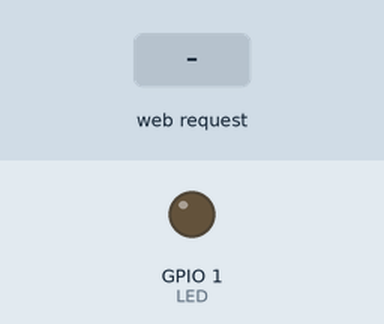
This sketch was run on a simulated ESP32. Shown: output pins drawn as LEDs (lit = HIGH). Inputs (shaded band) come from the test bench. WiFi joins after 1.5 s; servers stay silent unless stated; what the sketch prints to the serial monitor is not drawn.

Above: at 2.7 s.
2.8 s: HTTP request GET /update?output=1&state=1 received
At 3.5 s:
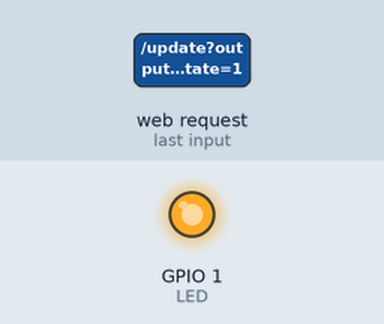
4.3 s: HTTP request GET /update received
Timing chart, 0 to 7.3 s (numbered marks = the images above; inputs shaded):
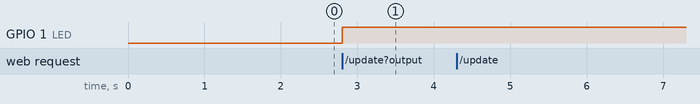

The sketch:

toogle_lamp.ino
```cpp
#include<WiFi.h>
#include<AsyncTCP.h>
#include<ESPAsyncWebServer.h>
#define LED 1

char *ssid = "bayar";
char *password = "qwertyuiop";

AsyncWebServer server(80);

const char *index_html = R"rawliteral(
 <html>
 <body>
 <h1>ESP32 Web Server</h2>
 %BUTTON_PLACEHOLDER%
 <script>
   function toggle(e) {
     var xhr = new XMLHttpRequest();
     if (e.checked) {
       xhr.open("GET", "/update?output=" + e.id + "&state=1", true);
     } else {
       xhr.open("GET", "/update?output=" + e.id + "&state=0", true);
     }
     xhr.send();
   }
 </script>
 </body>
 </html>
)rawliteral";

String processor(const String &var) {
 if (var == "BUTTON_PLACEHOLDER") {
   String buttons = "";
   buttons += "<h4>Toggle <input type=\"checkbox\" id=\"1\" onchange=\"toggle(this)\"" + outputState(LED) + " /></h4>";
   return buttons;
 }
 return String();
}

String outputState(int output) {
 if (digitalRead(output)) {
   return "checked";
 } else {
   return "";
 }
}

void initConnection() {
 Serial.print("Connecting to ");
 Serial.println(ssid);
 WiFi.begin(ssid, password);
 while(WiFi.status() != WL_CONNECTED) {
   delay(500);
   Serial.print(".");
 }

 Serial.println("");
 Serial.print("Established Connection: ");
 Serial.println(WiFi.localIP());

 server.begin();
}

void handleRoot(AsyncWebServerRequest *request) {
 request->send_P(200, "text/html", index_html, processor);
}

void handleToggle(AsyncWebServerRequest *request) {
 String msgIn1 = "No Message", msgIn2 = "No Message";
 if (request->hasParam("output") && request->hasParam("state")) {
   msgIn1 = request->getParam("output")->value();
   msgIn2 = request->getParam("state")->value();
   digitalWrite(msgIn1.toInt(), msgIn2.toInt());
 }

 Serial.print("PIN: ");
 Serial.println(msgIn1);
 Serial.print("State: ");
 Serial.println(msgIn2);
 request->send(200, "text/html", "OK");
}

void setupRoute() {
 server.on("/", HTTP_GET, handleRoot);
 server.on("/update", HTTP_GET, handleToggle);
}

void setup() {
 Serial.begin(9600);
 pinMode(LED, OUTPUT);
 initConnection();
 setupRoute();
}

void loop() {
 // nothing here
}

// #include <WiFi.h>
// #include <AsyncTCP.h>
// #include <ESPAsyncWebServer.h>

// #define LED 1

// char *ssid = "bayar";
// char *password = "qwertyuiop";

// AsyncWebServer server(80);

// const char *index_html = R"rawliteral(
// <html>
// <body>
// <h1>ESP32 Web Server</h1>
// %BUTTON_PLACEHOLDER%
// <script>
//   function toggle(e) {
//     var xhr = new XMLHttpRequest();
//     if (e.checked) {
//       xhr.open("GET", "/update?output=" + e.id + "&state=1", true);
//     } else {
//       xhr.open("GET", "/update?output=" + e.id + "&state=0", true);
//     }
//     xhr.send();
//   }
// </script>
// </body>
// </html>
// )rawliteral";

// String processor(const String &var) {
//   if (var == "BUTTON_PLACEHOLDER") {
//     String buttons = "";
//     // Jika ID LED adalah 1, maka atur statusnya menjadi checked untuk menyala
//     if (LED == 1) {
//       buttons += "<h4>Toggle <input type=\"checkbox\" id=\"1\" onchange=\"toggle(this)\" checked /></h4>";
//     } else {
//       buttons += "<h4>Toggle <input type=\"checkbox\" id=\"1\" onchange=\"toggle(this)\"" + outputState(LED) + " /></h4>";
//     }
//     return buttons;
//   }
//   return String();
// }

// String outputState(int output) {
//   if (digitalRead(output)) {
//     return "checked";
//   } else {
//     return "";
//   }
// }

// void initConnection() {
//   Serial.print("Connecting to ");
//   Serial.println(ssid);
//   WiFi.begin(ssid, password);
//   while(WiFi.status() != WL_CONNECTED) {
//     delay(500);
//     Serial.print(".");
//   }
//   Serial.println("");
//   Serial.print("Established Connection: ");
//   Serial.println(WiFi.localIP());
//   server.begin();
// }

// void handleRoot(AsyncWebServerRequest *request) {
//   request->send_P(200, "text/html", index_html, processor);
// }

// void handleToggle(AsyncWebServerRequest *request) {
//   String msgIn1 = "No Message", msgIn2 = "No Message";
//   if (request->hasParam("output") && request->hasParam("state")) {
//     msgIn1 = request->getParam("output")->value();
//     msgIn2 = request->getParam("state")->value();

//     // Menyalakan atau mematikan LED berdasarkan nilai yang diterima
//     digitalWrite(msgIn1.toInt(), msgIn2.toInt() == 1 ? HIGH : LOW);

//     // Jika ID LED adalah 1, maka pastikan lampu tetap menyala
//     if (msgIn1.toInt() == 1 && msgIn2.toInt() == 1) {
//       digitalWrite(LED, HIGH);
//     }
//   }
//   Serial.print("PIN: ");
//   Serial.println(msgIn1);
//   Serial.print("State: ");
//   Serial.println(msgIn2);
//   request->send(200, "text/html", "OK");
// }

// void setupRoute() {
//   server.on("/", HTTP_GET, handleRoot);
//   server.on("/update", HTTP_GET, handleToggle);
// }

// void setup() {
//   Serial.begin(9600);
//   pinMode(LED, OUTPUT);
//   initConnection();
//   setupRoute();
// }

// void loop() {
//   // Tidak ada yang perlu ditambahkan di sini karena semua proses berada dalam HTTP request
// }
```

Measured:
- after the input at 2.8 s, GPIO 1 (LED): LOW → HIGH at once
- after the input at 4.3 s, every drawn part: stays the same
